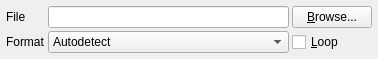
<?xml version="1.0" encoding="UTF-8"?>
<ui version="4.0">
 <class>FileSourcePage</class>
 <widget class="QWidget" name="FileSourcePage">
  <property name="geometry">
   <rect>
    <x>0</x>
    <y>0</y>
    <width>378</width>
    <height>59</height>
   </rect>
  </property>
  <property name="windowTitle">
   <string>Form</string>
  </property>
  <layout class="QGridLayout" name="gridLayout">
   <property name="leftMargin">
    <number>6</number>
   </property>
   <property name="topMargin">
    <number>6</number>
   </property>
   <property name="rightMargin">
    <number>6</number>
   </property>
   <property name="bottomMargin">
    <number>6</number>
   </property>
   <property name="spacing">
    <number>3</number>
   </property>
   <item row="1" column="1">
    <widget class="QComboBox" name="formatCombo">
     <item>
      <property name="text">
       <string>Autodetect</string>
      </property>
     </item>
     <item>
      <property name="text">
       <string>Raw complex 32-bit float (CF32)</string>
      </property>
     </item>
     <item>
      <property name="text">
       <string>Raw complex 8-bit unsigned (CU8)</string>
      </property>
     </item>
     <item>
      <property name="text">
       <string>Raw complex 8-bit signed (CS8)</string>
      </property>
     </item>
     <item>
      <property name="text">
       <string>Raw complex 16-bit signed (CS16)</string>
      </property>
     </item>
     <item>
      <property name="text">
       <string>WAV file</string>
      </property>
     </item>
    </widget>
   </item>
   <item row="0" column="0">
    <widget class="QLabel" name="label_4">
     <property name="text">
      <string>File</string>
     </property>
    </widget>
   </item>
   <item row="0" column="2">
    <widget class="QPushButton" name="browseButton">
     <property name="text">
      <string>&amp;Browse...</string>
     </property>
    </widget>
   </item>
   <item row="1" column="0">
    <widget class="QLabel" name="label_5">
     <property name="text">
      <string>Format</string>
     </property>
    </widget>
   </item>
   <item row="0" column="1">
    <widget class="QLineEdit" name="pathEdit">
     <property name="readOnly">
      <bool>true</bool>
     </property>
    </widget>
   </item>
   <item row="1" column="2">
    <widget class="QCheckBox" name="loopCheck">
     <property name="text">
      <string>&amp;Loop</string>
     </property>
    </widget>
   </item>
   <item row="2" column="1">
    <spacer name="verticalSpacer">
     <property name="orientation">
      <enum>Qt::Vertical</enum>
     </property>
     <property name="sizeHint" stdset="0">
      <size>
       <width>20</width>
       <height>1</height>
      </size>
     </property>
    </spacer>
   </item>
  </layout>
 </widget>
 <resources/>
 <connections/>
</ui>
